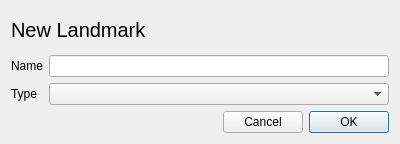
<?xml version="1.0" encoding="UTF-8"?>
<ui version="4.0">
 <class>NewLandmarkDialog</class>
 <widget class="QDialog" name="NewLandmarkDialog">
  <property name="geometry">
   <rect>
    <x>0</x>
    <y>0</y>
    <width>400</width>
    <height>144</height>
   </rect>
  </property>
  <property name="windowTitle">
   <string>New Landmark</string>
  </property>
  <layout class="QGridLayout" name="gridLayout">
   <item row="0" column="0" colspan="2">
    <widget class="QLabel" name="label">
     <property name="font">
      <font>
       <pointsize>15</pointsize>
      </font>
     </property>
     <property name="text">
      <string>New Landmark</string>
     </property>
    </widget>
   </item>
   <item row="1" column="0">
    <widget class="QLabel" name="label_2">
     <property name="text">
      <string>Name</string>
     </property>
    </widget>
   </item>
   <item row="1" column="1">
    <widget class="QLineEdit" name="nameBox"/>
   </item>
   <item row="2" column="0">
    <widget class="QLabel" name="label_3">
     <property name="text">
      <string>Type</string>
     </property>
    </widget>
   </item>
   <item row="2" column="1">
    <widget class="QComboBox" name="typeBox"/>
   </item>
   <item row="3" column="0" colspan="2">
    <layout class="QHBoxLayout" name="horizontalLayout">
     <item>
      <spacer name="horizontalSpacer">
       <property name="orientation">
        <enum>Qt::Horizontal</enum>
       </property>
       <property name="sizeHint" stdset="0">
        <size>
         <width>40</width>
         <height>20</height>
        </size>
       </property>
      </spacer>
     </item>
     <item>
      <widget class="QPushButton" name="cancelButton">
       <property name="text">
        <string>Cancel</string>
       </property>
      </widget>
     </item>
     <item>
      <widget class="QPushButton" name="okButton">
       <property name="text">
        <string>OK</string>
       </property>
       <property name="default">
        <bool>true</bool>
       </property>
      </widget>
     </item>
    </layout>
   </item>
  </layout>
 </widget>
 <resources/>
 <connections/>
</ui>
